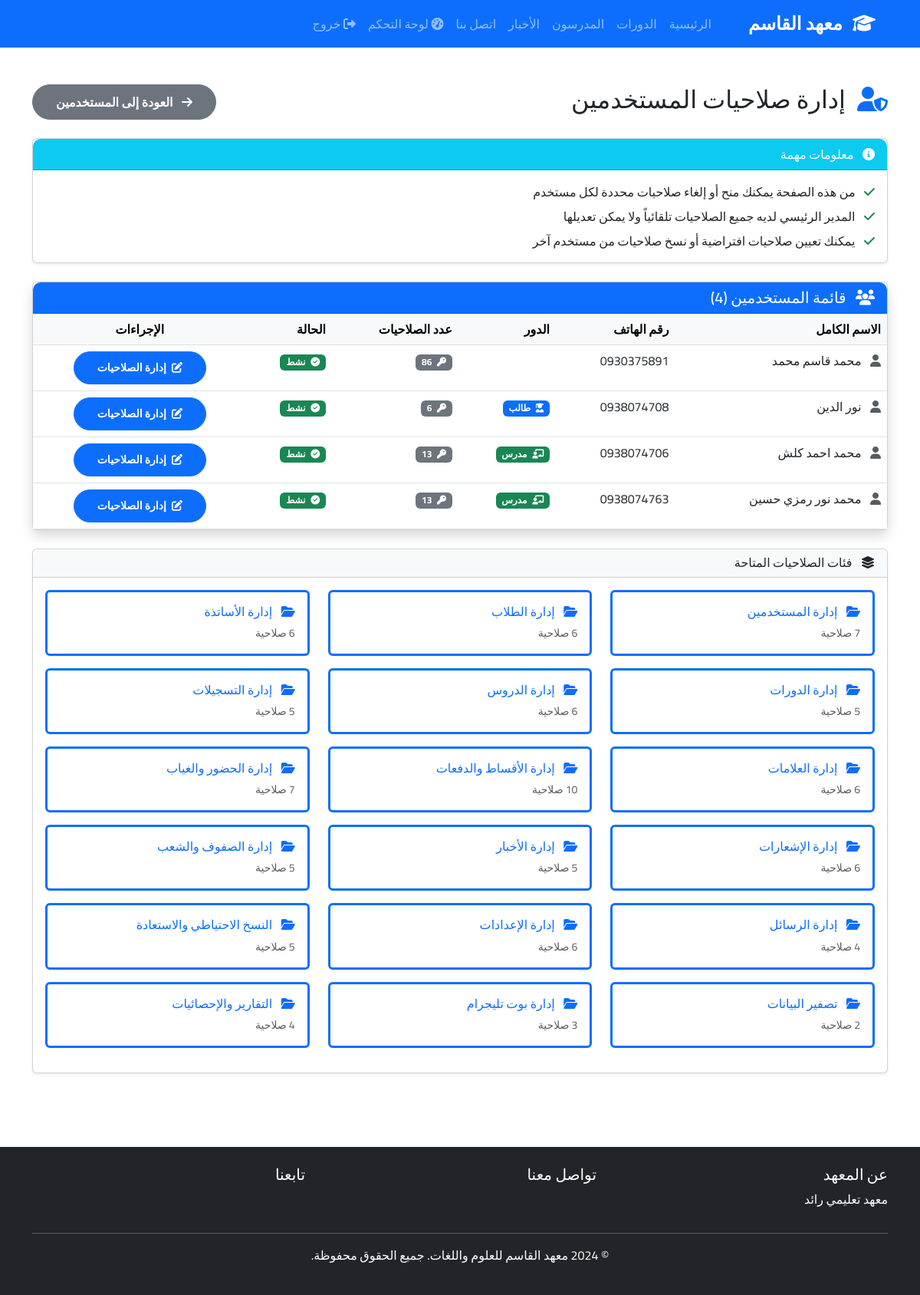
The app's page /admin/users/permissions (signed in) with its own data.
### app/models/user.py (models this page shows, shortened)
class User(UserMixin, db.Model):
    __tablename__ = 'users'
    id = db.Column(db.Integer, primary_key=True)
    phone_number = db.Column(db.String(20), unique=True, nullable=False, index=True)
    password_hash = db.Column(db.String(255), nullable=False)
    full_name = db.Column(db.String(100), nullable=False)
    role = db.Column(db.String(20), nullable=False)
    is_active = db.Column(db.Boolean, default=True)
    created_at = db.Column(db.DateTime, default=damascus_now)
    session_version = db.Column(db.String(64), default=lambda: secrets.token_hex(32))
    permissions = db.Column(db.JSON, default={})
    def is_super_admin(self):
        return self.role == 'admin' and self.phone_number == '0938074766'

### app/routes/admin.py (the view)
@bp.route('/users/permissions')
@role_or_permission_required(roles=['admin'], permissions=['users.manage_permissions'])
def manage_permissions():
    from app.utils.permissions_config import get_permissions_by_category
    if current_user.is_super_admin():
        users = User.query.filter(User.phone_number != '0938074766').order_by(User.role, User.full_name).all()
    else:
        super_admin = User.query.filter_by(phone_number='0938074766').first()
        if super_admin:
            users = User.query.filter(User.id != super_admin.id).order_by(User.role, User.full_name).all()
        else:
            users = User.query.order_by(User.role, User.full_name).all()
    permissions_structure = get_permissions_by_category()
    return render_template('admin/manage_permissions.html',
                          users=users,
                          permissions_structure=permissions_structure)

### app/utils/permissions_config.py (called while the page is built)
def get_permissions_by_category():
    return PERMISSIONS_STRUCTURE

### app/templates/admin/manage_permissions.html (shortened to what this page needs)
{% extends "base.html" %}
{% block content %}
<div class="container my-5">
    <div class="d-flex justify-content-between align-items-center mb-4">
        <h2>
            <i class="fas fa-user-shield text-primary ms-2"></i>
            إدارة صلاحيات المستخدمين
        </h2>
        <a href="{{ url_for('admin.users') }}" class="btn btn-secondary">
            <i class="fas fa-arrow-right ms-2"></i>
            العودة إلى المستخدمين
        </a>
    </div>
    <div class="card shadow-sm mb-4">
        <div class="card-header bg-info text-white">
            <i class="fas fa-info-circle ms-2"></i>
            معلومات مهمة
        </div>
        <div class="card-body">
            <p class="mb-2">
                <i class="fas fa-check text-success ms-2"></i>
                من هذه الصفحة يمكنك منح أو إلغاء صلاحيات محددة لكل مستخدم
            </p>
            <p class="mb-2">
                <i class="fas fa-check text-success ms-2"></i>
                المدير الرئيسي لديه جميع الصلاحيات تلقائياً ولا يمكن تعديلها
            </p>
            <p class="mb-0">
                <i class="fas fa-check text-success ms-2"></i>
                يمكنك تعيين صلاحيات افتراضية أو نسخ صلاحيات من مستخدم آخر
            </p>
        </div>
    </div>
    {% if users %}
        <div class="card shadow">
            <div class="card-header bg-primary text-white">
                <h5 class="mb-0">
                    <i class="fas fa-users ms-2"></i>
                    قائمة المستخدمين ({{ users|length }})
                </h5>
            </div>
            <div class="card-body p-0">
                <div class="table-responsive">
                    <table class="table table-hover mb-0">
                        <thead class="table-light">
                            <tr>
                                <th>الاسم الكامل</th>
                                <th>رقم الهاتف</th>
                                <th>الدور</th>
                                <th>عدد الصلاحيات</th>
                                <th>الحالة</th>
                                <th class="text-center">الإجراءات</th>
                            </tr>
                        </thead>
                        <tbody>
                            {% for user in users %}
                            <tr>
                                <td>
                                    <i class="fas fa-user text-muted ms-2"></i>
                                    {{ user.full_name }}
                                </td>
                                <td dir="ltr" class="text-end">{{ user.phone_number }}</td>
                                <td>
                                    {% if user.role == 'assistant' %}
                                        <span class="badge bg-info">
                                            <i class="fas fa-user-tie ms-1"></i> معاون
                                        </span>
                                    {% elif user.role == 'teacher' %}
                                        <span class="badge bg-success">
                                            <i class="fas fa-chalkboard-teacher ms-1"></i> مدرس
                                        </span>
                                    {% elif user.role == 'student' %}
                                        <span class="badge bg-primary">
                                            <i class="fas fa-user-graduate ms-1"></i> طالب
                                        </span>
                                    {% endif %}
                                </td>
                                <td>
                                    {% set perm_count = user.permissions.keys()|list|length if user.permissions else 0 %}
                                    <span class="badge bg-secondary">
                                        <i class="fas fa-key ms-1"></i>
                                        {{ perm_count }}
                                    </span>
                                </td>
                                <td>
                                    {% if user.is_active %}
                                        <span class="badge bg-success">
                                            <i class="fas fa-check-circle ms-1"></i> نشط
                                        </span>
                                    {% else %}
                                        <span class="badge bg-danger">
                                            <i class="fas fa-times-circle ms-1"></i> معطل
                                        </span>
                                    {% endif %}
                                </td>
                                <td class="text-center">
                                    <a href="{{ url_for('admin.edit_user_permissions', user_id=user.id) }}"
                                       class="btn btn-sm btn-primary">
                                        <i class="fas fa-edit ms-1"></i>
                                        إدارة الصلاحيات
                                    </a>
                                </td>
                            </tr>
                            {% endfor %}
                        </tbody>
                    </table>
                </div>
            </div>
        </div>
    {% else %}
        <div class="alert alert-info text-center">
            <i class="fas fa-info-circle ms-2"></i>
            لا يوجد مستخدمين في النظام حالياً
        </div>
    {% endif %}
    <div class="card shadow-sm mt-4">
        <div class="card-header bg-light">
            <h6 class="mb-0">
                <i class="fas fa-layer-group ms-2"></i>
                فئات الصلاحيات المتاحة
            </h6>
        </div>
        <div class="card-body">
            <div class="row">
                {% for category_key, category_data in permissions_structure.items() %}
                <div class="col-md-4 mb-3">
                    <div class="card h-100 border-start border-primary border-3">
                        <div class="card-body">
                            <h6 class="card-title text-primary">
                                <i class="fas fa-folder-open ms-2"></i>
                                {{ category_data.name }}
                            </h6>
                            <p class="card-text small text-muted">
                                {{ category_data.permissions.values()|list|length }} صلاحية
                            </p>
                        </div>
                    </div>
                </div>
                {% endfor %}
            </div>
        </div>
    </div>
</div>
{% endblock %}

### app/static/css/style.css (style rules this page uses)
* { font-family: 'Cairo', sans-serif; }
body { min-height: 100vh; display: flex; flex-direction: column; }
.card { transition: transform 0.3s ease, box-shadow 0.3s ease; }
.btn { border-radius: 25px; padding: 10px 30px; font-weight: 600; }
.card-header { border-radius: 10px 10px 0 0 !important; }
.shadow-sm { box-shadow: 0 0.125rem 0.25rem rgba(0,0,0,0.075) !important; }

### records on screen
User: full_name "محمد قاسم محمد", phone_number "0930375891", perm_count "86", is_active True (drawn)
User: full_name "نور الدين", phone_number "0938074708", role "student" (drawn), perm_count "6", is_active True (drawn)
User: full_name "محمد احمد كلش", phone_number "0938074706", role "teacher" (drawn), perm_count "13", is_active True (drawn)
User: full_name "محمد نور رمزي حسين", phone_number "0938074763", role "teacher" (drawn), perm_count "13", is_active True (drawn)

### other values on screen
{{ users|length }} "4"
{{ category_data.name }} "إدارة المستخدمين" "إدارة الطلاب" "إدارة الأساتذة" "إدارة الدورات" "إدارة الدروس" "إدارة التسجيلات" "إدارة العلامات" "إدارة الأقساط والدفعات" "إدارة الحضور والغياب" "إدارة الإشعارات" "إدارة الأخبار" "إدارة الصفوف والشعب" "إدارة الرسائل" "إدارة الإعدادات" "النسخ الاحتياطي والاستعادة" "تصفير البيانات" "إدارة بوت تليجرام" "التقارير والإحصائيات"
{{ category_data.permissions.values()|list|length }} "4"
